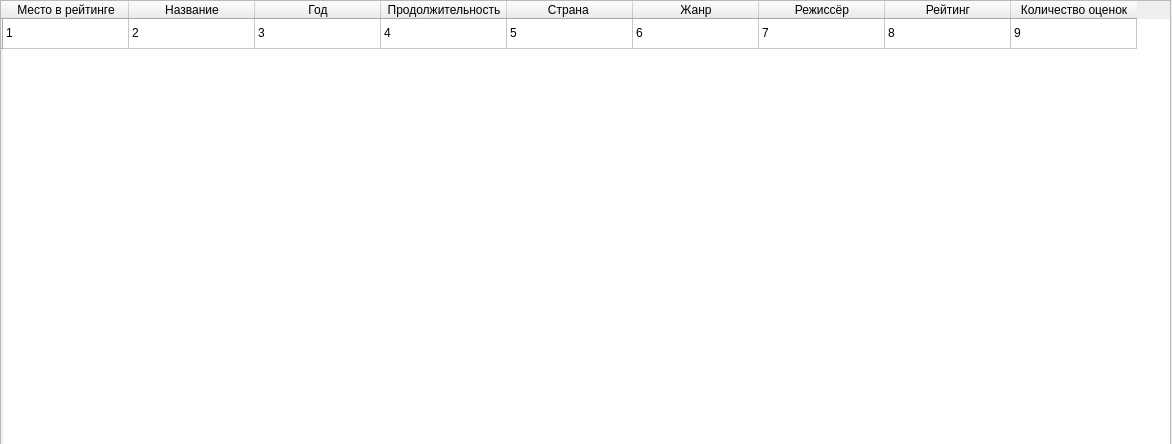
<?xml version="1.0" encoding="UTF-8"?>
<ui version="4.0">
 <class>Frame</class>
 <widget class="QFrame" name="Frame">
  <property name="geometry">
   <rect>
    <x>0</x>
    <y>0</y>
    <width>1172</width>
    <height>444</height>
   </rect>
  </property>
  <property name="windowTitle">
   <string>Таблица с результатами</string>
  </property>
  <widget class="QTableWidget" name="tableWidget">
   <property name="geometry">
    <rect>
     <x>0</x>
     <y>0</y>
     <width>1171</width>
     <height>451</height>
    </rect>
   </property>
   <attribute name="horizontalHeaderDefaultSectionSize">
    <number>126</number>
   </attribute>
   <row>
    <property name="text">
     <string/>
    </property>
   </row>
   <column>
    <property name="text">
     <string>Место в рейтинге</string>
    </property>
   </column>
   <column>
    <property name="text">
     <string>Название</string>
    </property>
   </column>
   <column>
    <property name="text">
     <string>Год</string>
    </property>
   </column>
   <column>
    <property name="text">
     <string>Продолжительность</string>
    </property>
   </column>
   <column>
    <property name="text">
     <string>Страна </string>
    </property>
   </column>
   <column>
    <property name="text">
     <string>Жанр</string>
    </property>
   </column>
   <column>
    <property name="text">
     <string>Режиссёр</string>
    </property>
   </column>
   <column>
    <property name="text">
     <string>Рейтинг</string>
    </property>
   </column>
   <column>
    <property name="text">
     <string>Количество оценок</string>
    </property>
   </column>
   <item row="0" column="0">
    <property name="text">
     <string>1</string>
    </property>
   </item>
   <item row="0" column="1">
    <property name="text">
     <string>2</string>
    </property>
   </item>
   <item row="0" column="2">
    <property name="text">
     <string>3</string>
    </property>
   </item>
   <item row="0" column="3">
    <property name="text">
     <string>4</string>
    </property>
   </item>
   <item row="0" column="4">
    <property name="text">
     <string>5</string>
    </property>
   </item>
   <item row="0" column="5">
    <property name="text">
     <string>6</string>
    </property>
   </item>
   <item row="0" column="6">
    <property name="text">
     <string>7</string>
    </property>
   </item>
   <item row="0" column="7">
    <property name="text">
     <string>8</string>
    </property>
   </item>
   <item row="0" column="8">
    <property name="text">
     <string>9</string>
    </property>
   </item>
  </widget>
 </widget>
 <resources/>
 <connections/>
</ui>
